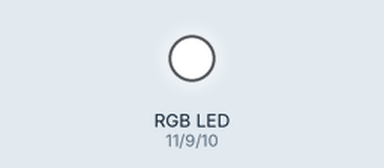
Bench run of a sketch on a simulated Arduino Uno, built with avr-gcc and run on an emulated ATmega328P. On the bench: an RGB LED mixed from three pins (HIGH = lit).

Above: at 0.5 s.
At 2.5 s:
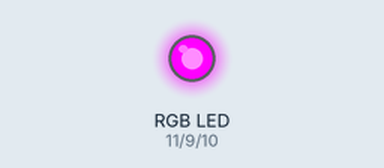
At 3.5 s:
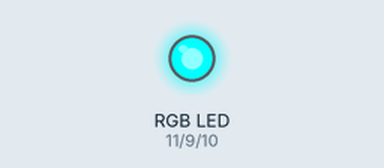
At 4.5 s:
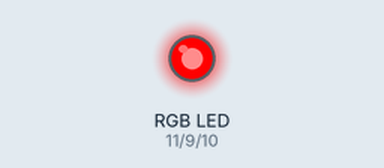
At 6.5 s:
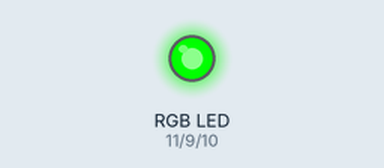
At 8.5 s:
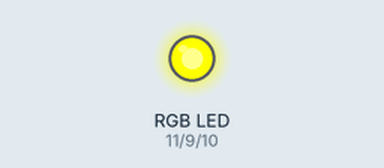
Timing chart, 0 to 9.1 s (numbered marks = the images above):
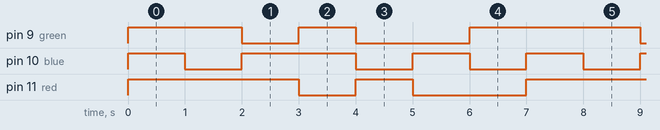

Measured:
- by itself, pin 9 (green), pin 11 (red): repeats every 7.0 s: LOW 1.0 s, HIGH 1.0 s, LOW 2.0 s, HIGH 3.0 s
- by itself, pin 10 (blue): repeats every 7.0 s: LOW 1.0 s, HIGH 2.0 s, 2 × (LOW 1.0 s, HIGH 1.0 s)
- by itself, everything shown: repeats every 7.0 s, in 7 steps

The sketch:

common_cathode.ino
```cpp
// RGB LED Control - Common Cathode Version
// Connect the common pin of the RGB LED to GND
// No inversion is needed, use analogWrite() directly.

int green = 9;
int blue = 10;
int red = 11;

void setup() {
  pinMode(green, OUTPUT);
  pinMode(blue, OUTPUT);
  pinMode(red, OUTPUT);
}

void loop() {
  // White (Red + Blue + Green)
  analogWrite(red, 255);
  analogWrite(blue, 255);
  analogWrite(green, 255);
  delay(1000);

  // Yellow (Red + Green)
  analogWrite(red, 255);
  analogWrite(blue, 0);
  analogWrite(green, 255);
  delay(1000);

  // Purple (Red + Blue)
  analogWrite(red, 255);
  analogWrite(blue, 255);
  analogWrite(green, 0);
  delay(1000);

  // Cyan (Green + Blue)
  analogWrite(red, 0);
  analogWrite(blue, 255);
  analogWrite(green, 255);
  delay(1000);

  // Red
  analogWrite(red, 255);
  analogWrite(blue, 0);
  analogWrite(green, 0);
  delay(1000);

  // Blue
  analogWrite(red, 0);
  analogWrite(blue, 255);
  analogWrite(green, 0);
  delay(1000);

  // Green
  analogWrite(red, 0);
  analogWrite(blue, 0);
  analogWrite(green, 255);
  delay(1000);
}
```
